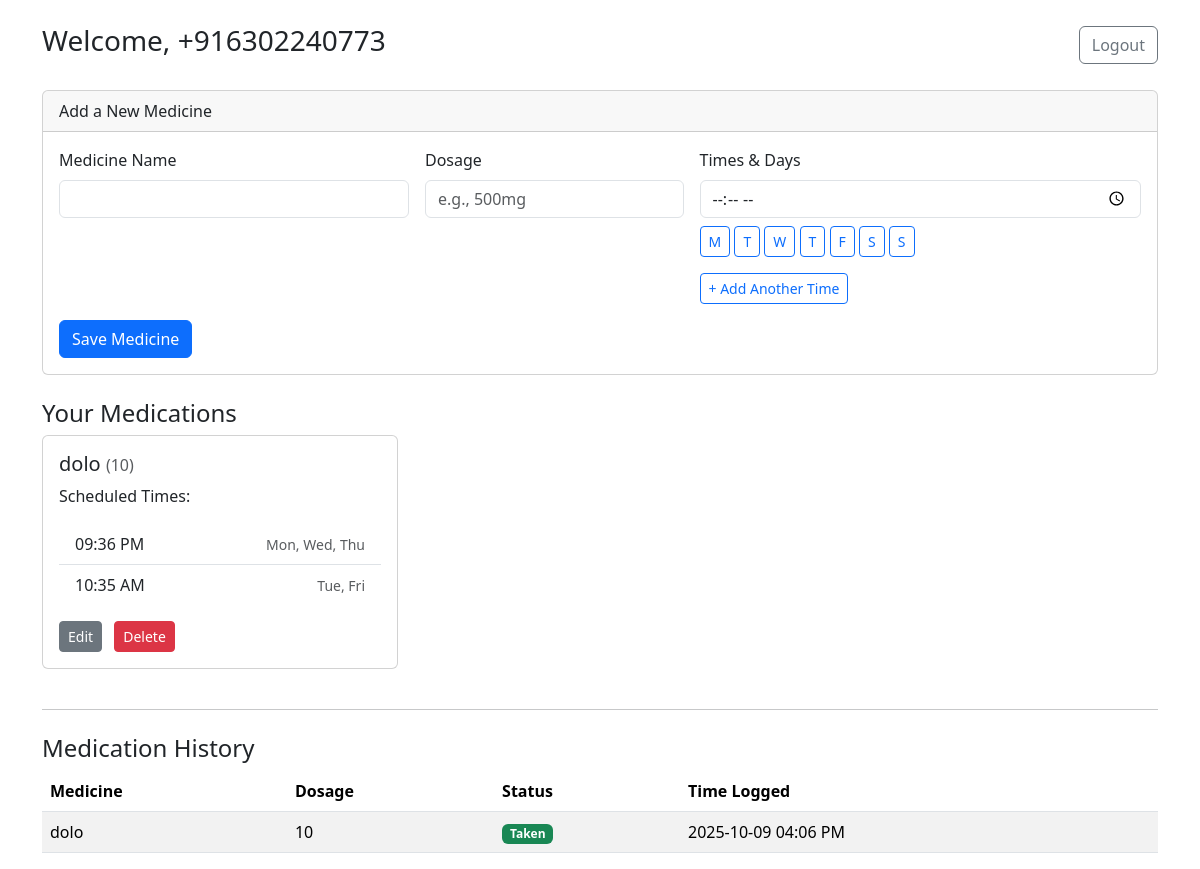
The page /dashboard (signed in) on the database its author committed.
### app/models.py (models this page shows, shortened)
class User(UserMixin, db.Model):
    id = db.Column(db.Integer, primary_key=True)
    mobile_number = db.Column(db.String(15), unique=True, nullable=False)
    medicines = db.relationship('Medicine', backref='user', lazy=True)

class Medicine(db.Model):
    id = db.Column(db.Integer, primary_key=True)
    user_id = db.Column(db.Integer, db.ForeignKey('user.id'), nullable=False)
    name = db.Column(db.String(100), nullable=False)
    dosage = db.Column(db.String(50), nullable=False) # e.g., "500mg", "1 tablet"
    schedules = db.relationship('Schedule', backref='medicine', lazy=True, cascade="all, delete-orphan")

class Schedule(db.Model):
    id = db.Column(db.Integer, primary_key=True)
    medicine_id = db.Column(db.Integer, db.ForeignKey('medicine.id'), nullable=False)
    time_to_take = db.Column(db.Time, nullable=False)
    on_monday = db.Column(db.Boolean, default=False, nullable=False)
    on_tuesday = db.Column(db.Boolean, default=False, nullable=False)
    on_wednesday = db.Column(db.Boolean, default=False, nullable=False)
    on_thursday = db.Column(db.Boolean, default=False, nullable=False)
    on_friday = db.Column(db.Boolean, default=False, nullable=False)
    on_saturday = db.Column(db.Boolean, default=False, nullable=False)
    on_sunday = db.Column(db.Boolean, default=False, nullable=False)
    logs = db.relationship('MedicationLog', backref='schedule', lazy=True, cascade="all, delete-orphan")
    def get_active_days(self):
        days = []
        if self.on_monday: days.append('Mon')
        if self.on_tuesday: days.append('Tue')
        if self.on_wednesday: days.append('Wed')
        if self.on_thursday: days.append('Thu')
        if self.on_friday: days.append('Fri')
        if self.on_saturday: days.append('Sat')
        if self.on_sunday: days.append('Sun')
        if len(days) == 7: return "Every Day"
        return ", ".join(days) if days else "No days selected"

class MedicationLog(db.Model):
    id = db.Column(db.Integer, primary_key=True)
    schedule_id = db.Column(db.Integer, db.ForeignKey('schedule.id'), nullable=False)
    date_taken = db.Column(db.DateTime, nullable=False)
    status = db.Column(db.String(10), nullable=False) # "Taken", "Missed"

### app/routes.py (the view)
@main.route('/')
@main.route('/dashboard')
@login_required
def dashboard():
    medicines = Medicine.query.filter_by(user_id=current_user.id).order_by(Medicine.name).all()
    logs = db.session.query(MedicationLog, Schedule, Medicine)\
        .join(Schedule, MedicationLog.schedule_id == Schedule.id)\
        .join(Medicine, Schedule.medicine_id == Medicine.id)\
        .filter(Medicine.user_id == current_user.id)\
        .order_by(MedicationLog.date_taken.desc())\
        .limit(20).all()
    return render_template('dashboard.html', medicines=medicines, logs=logs)

### app/__init__.py (called while the page is built)
@login_manager.user_loader
def load_user(user_id):
    return User.query.get(int(user_id))

### app/templates/dashboard.html (shortened to what this page needs)
{% extends "base.html" %}
{% block content %}
    <div class="d-flex justify-content-between align-items-center mb-4">
        <h1 class="h3">Welcome, {{ current_user.mobile_number }}</h1>
        <a href="{{ url_for('main.logout') }}" class="btn btn-outline-secondary">Logout</a>
    </div>
    <div class="card mb-4">
        <div class="card-header">
            Add a New Medicine
        </div>
        <div class="card-body">
            <form action="{{ url_for('main.add_medicine') }}" method="POST">
                <div class="row g-3">
                    <div class="col-md-4">
                        <label for="name" class="form-label">Medicine Name</label>
                        <input type="text" name="name" class="form-control" required>
                    </div>
                    <div class="col-md-3">
                        <label for="dosage" class="form-label">Dosage</label>
                        <input type="text" name="dosage" class="form-control" placeholder="e.g., 500mg" required>
                    </div>
                    <div class="col-md-5">
                        <label class="form-label">Times & Days</label>
                        <div id="time-inputs">
                            <div class="time-entry mb-3">
                                <input type="time" name="times[]" class="form-control mb-2" required>
                                <div class="day-selector">
                                    <label class="btn btn-outline-primary btn-sm" for="days_0_mon">M</label>
                                    <label class="btn btn-outline-primary btn-sm" for="days_0_tue">T</label>
                                    <label class="btn btn-outline-primary btn-sm" for="days_0_wed">W</label>
                                    <label class="btn btn-outline-primary btn-sm" for="days_0_thu">T</label>
                                    <label class="btn btn-outline-primary btn-sm" for="days_0_fri">F</label>
                                    <label class="btn btn-outline-primary btn-sm" for="days_0_sat">S</label>
                                    <label class="btn btn-outline-primary btn-sm" for="days_0_sun">S</label>
                                </div>
                            </div>
                        </div>
                        <button type="button" class="btn btn-sm btn-outline-primary" onclick="addTimeInput()">+ Add Another Time</button>
                    </div>
                </div>
                <button type="submit" class="btn btn-primary mt-3">Save Medicine</button>
            </form>
        </div>
    </div>
    <h2 class="h4">Your Medications</h2>
    <div class="row">
        {% for med in medicines %}
        <div class="col-md-6 col-lg-4 mb-3">
            <div class="card">
                <div class="card-body">
                    <h5 class="card-title">{{ med.name }} <span class="text-muted fs-6">({{ med.dosage }})</span></h5>
                    <p class="card-text">Scheduled Times:</p>
                    <ul class="list-group list-group-flush mb-3">
                        {% for schedule in med.schedules %}
                        <li class="list-group-item d-flex justify-content-between align-items-center">
                            {{ schedule.time_to_take.strftime('%I:%M %p') }}
                            <small class="text-muted">{{ schedule.get_active_days() }}</small>
                        </li>
                        {% endfor %}
                    </ul>
                    <a href="{{ url_for('main.edit_medicine', med_id=med.id) }}" class="btn btn-sm btn-secondary me-2">Edit</a>
                    <form action="{{ url_for('main.delete_medicine', med_id=med.id) }}" method="POST" class="d-inline">
                        <button type="submit" class="btn btn-sm btn-danger">Delete</button>
                    </form>
                </div>
            </div>
        </div>
        {% else %}
        <p>You have not added any medicines yet.</p>
        {% endfor %}
    </div>
    <hr class="my-4">
    <h2 class="h4">Medication History</h2>
    {% if logs %}
        <table class="table table-striped table-hover">
            <thead>
                <tr>
                    <th>Medicine</th>
                    <th>Dosage</th>
                    <th>Status</th>
                    <th>Time Logged</th>
                </tr>
            </thead>
            <tbody>
                {% for log, schedule, medicine in logs %}
                <tr>
                    <td>{{ medicine.name }}</td>
                    <td>{{ medicine.dosage }}</td>
                    <td>
                        {% if log.status == 'Taken' %}
                            <span class="badge bg-success">Taken</span>
                        {% else %}
                            <span class="badge bg-warning text-dark">Missed</span>
                        {% endif %}
                    </td>
                    <td>{{ log.date_taken.strftime('%Y-%m-%d %I:%M %p') }}</td>
                </tr>
                {% endfor %}
            </tbody>
        </table>
    {% else %}
        <p>No medication history yet. Once you take a medicine, it will be logged here.</p>
    {% endif %}
{% endblock %}

### app/templates/base.html (shortened to what this page needs)
<!DOCTYPE html>
<html lang="en">
<head>
    <link href="https://cdn.jsdelivr.net/npm/bootstrap@5.3.2/dist/css/bootstrap.min.css" rel="stylesheet">
    <link rel="stylesheet" href="{{ url_for('static', filename='css/style.css') }}">
</head>
<body>
    <div class="container mt-4">
        {% block content %}{% endblock %}
    </div>
</body>
</html>

### rows shown on the page
User: mobile_number "+916302240773"
Medicine: name "dolo", dosage "10"
Schedule: time_to_take "09:36 PM", get_active_days "Mon, Wed, Thu"
Schedule: time_to_take "10:35 AM", get_active_days "Tue, Fri"
MedicationLog: name "dolo", dosage "10", status "Taken", date_taken "2025-10-09 04:06 PM"
